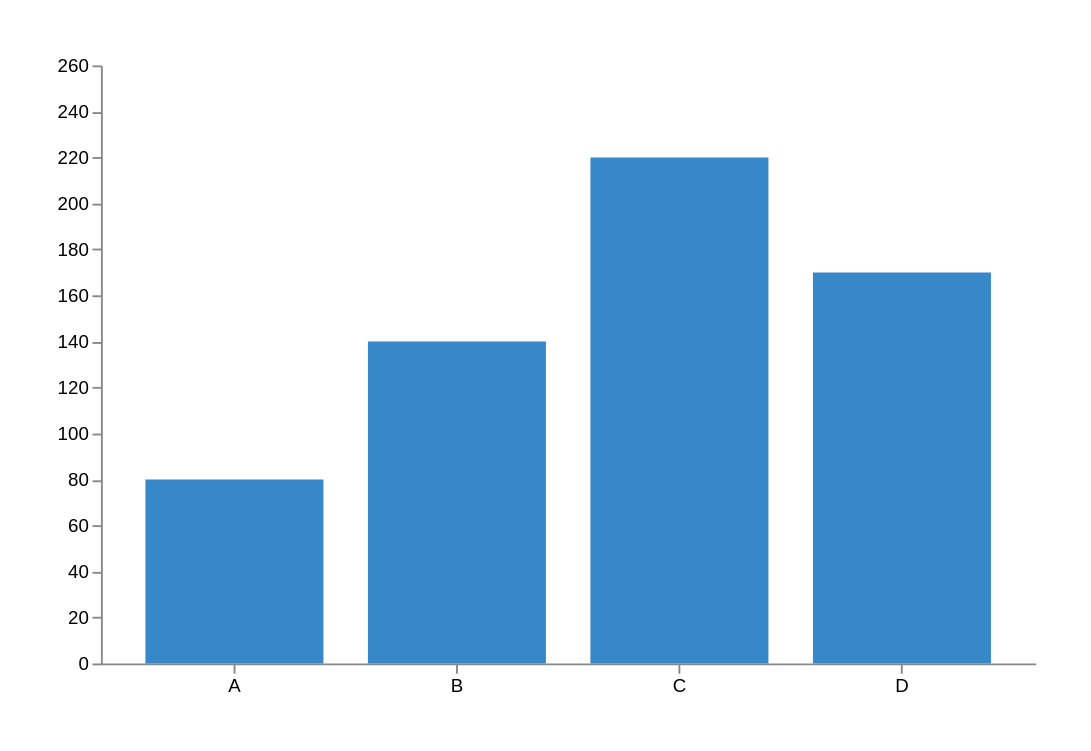

Write the Vega-Lite specification saved for this chart.
### Vega specification from a JSON file in a GitHub repository (floating-point values rounded to 4 significant figures)
{"$schema": "https://vega.github.io/schema/vega/v6.json", "description": "A declarative bar chart with Vega scales, axes and a signal-bound height multiplier.", "width": 500, "height": 320, "padding": 30, "signals": [{"name": "multiplier", "value": 1, "bind": {"input": "range", "min": 0.2, "max": 1, "step": 0.1, "name": "Bar height "}}], "data": [{"name": "table", "values": [{"id": 0, "category": "A", "value": 80}, {"id": 1, "category": "B", "value": 140}, {"id": 2, "category": "C", "value": 220}, {"id": 3, "category": "D", "value": 170}]}], "scales": [{"name": "x", "type": "band", "domain": {"data": "table", "field": "category"}, "range": "width", "padding": 0.2}, {"name": "y", "type": "linear", "domain": [0, 250], "range": "height", "nice": true, "zero": true}], "axes": [{"orient": "bottom", "scale": "x"}, {"orient": "left", "scale": "y"}], "marks": [{"type": "rect", "from": {"data": "table"}, "encode": {"update": {"x": {"scale": "x", "field": "category"}, "width": {"scale": "x", "band": 1}, "y": {"scale": "y", "signal": "datum.value * multiplier"}, "y2": {"scale": "y", "value": 0}, "fill": {"value": "#3688c8"}, "tooltip": {"signal": "datum"}}}}]}
